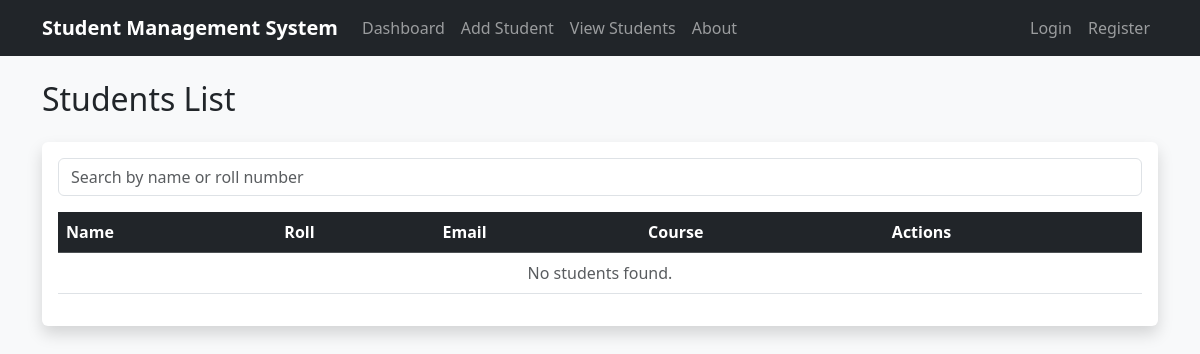
Page /view-students/ on the earlier database version.
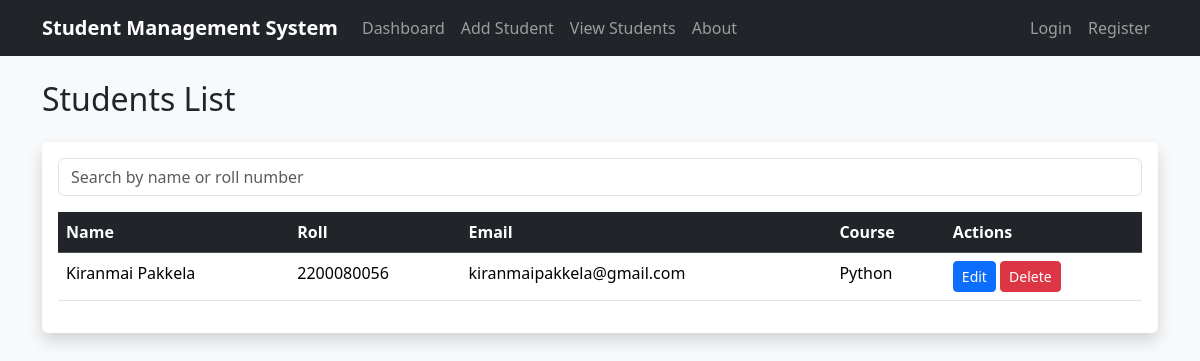
Same page on the later database version.
### students/models.py (models this page shows, shortened)
class Student(models.Model):
    first_name = models.CharField(max_length=50)
    last_name = models.CharField(max_length=50)
    email = models.EmailField(unique=True)
    roll_number = models.CharField(max_length=20, unique=True)
    course = models.CharField(max_length=50)
    created_at = models.DateTimeField(auto_now_add=True)

### students/views.py (the view)
# urls.py: path('view-students/', views.view_students, name='view_students'),
def view_students(request):
    students = Student.objects.all()  # Fetch all students
    return render(request, 'students/view_students.html', {'students': students})

### students/templates/students/view_students.html
{% extends 'students/base.html' %}
{% block content %}
<h2 class="mb-4">Students List</h2>
<div class="card shadow border-0 p-3">
    <form method="GET" class="mb-3">
        <input type="text" name="search" placeholder="Search by name or roll number"
               class="form-control" value="{{ request.GET.search }}">
    </form>
    <table class="table table-hover">
        <thead class="table-dark">
            <tr>
                <th>Name</th>
                <th>Roll</th>
                <th>Email</th>
                <th>Course</th>
                <th>Actions</th>
            </tr>
        </thead>
        <tbody>
            {% for student in students %}
            <tr>
                <td>{{ student.first_name }} {{ student.last_name }}</td>
                <td>{{ student.roll_number }}</td>
                <td>{{ student.email }}</td>
                <td>{{ student.course }}</td>
                <td>
                    <a href="{% url 'edit_student' student.id %}" class="btn btn-sm btn-primary">Edit</a>
                    <a href="{% url 'delete_student' student.id %}" class="btn btn-sm btn-danger">Delete</a>
                </td>
            </tr>
            {% empty %}
            <tr><td colspan="5" class="text-center text-muted">No students found.</td></tr>
            {% endfor %}
        </tbody>
    </table>
</div>
{% endblock %}

### students/templates/students/base.html (shortened to what this page needs)
{% load static %}
<!DOCTYPE html>
<html lang="en">
<head>
    <link href="https://cdn.jsdelivr.net/npm/bootstrap@5.3.2/dist/css/bootstrap.min.css" rel="stylesheet">
</head>
<body>
<nav class="navbar navbar-expand-lg navbar-dark bg-dark">
    <div class="container">
        <a class="navbar-brand fw-bold" href="{% url 'dashboard' %}">
            Student Management System
        </a>
        <div class="collapse navbar-collapse" id="navbarNav">
            <ul class="navbar-nav me-auto">
                <li class="nav-item">
                    <a class="nav-link" href="{% url 'dashboard' %}">Dashboard</a>
                </li>
                <li class="nav-item">
                    <a class="nav-link" href="{% url 'add_student' %}">Add Student</a>
                </li>
                <li class="nav-item">
                    <a class="nav-link" href="{% url 'view_students' %}">View Students</a>
                </li>
                <li class="nav-item">
                    <a class="nav-link" href="{% url 'about' %}">About</a>
                </li>
            </ul>
            <ul class="navbar-nav">
                {% if user.is_authenticated %}
                    <li class="nav-item">
                        <form method="POST" action="{% url 'logout' %}">
                            {% csrf_token %}
                            <button type="submit" class="btn btn-danger btn-sm mt-1">
                                Logout
                            </button>
                        </form>
                    </li>
                {% else %}
                    <li class="nav-item">
                        <a class="nav-link" href="{% url 'login' %}">Login</a>
                    </li>
                    <li class="nav-item">
                        <a class="nav-link" href="{% url 'register' %}">Register</a>
                    </li>
                {% endif %}
            </ul>
        </div>
    </div>
</nav>
<div class="container mt-4">
    {% block content %}
    {% endblock %}
</div>
</body>
</html>

### students/templates/students/base.html (style rules this page uses)
body { background-color: #f8f9fa; }

Differences in the rows shown:
added Student: first_name "Kiranmai", last_name "Pakkela", roll_number "2200080056", email "kiranmaipakkela@gmail.com", course "Python"
Other differences:
text no longer shown: "No students found."
